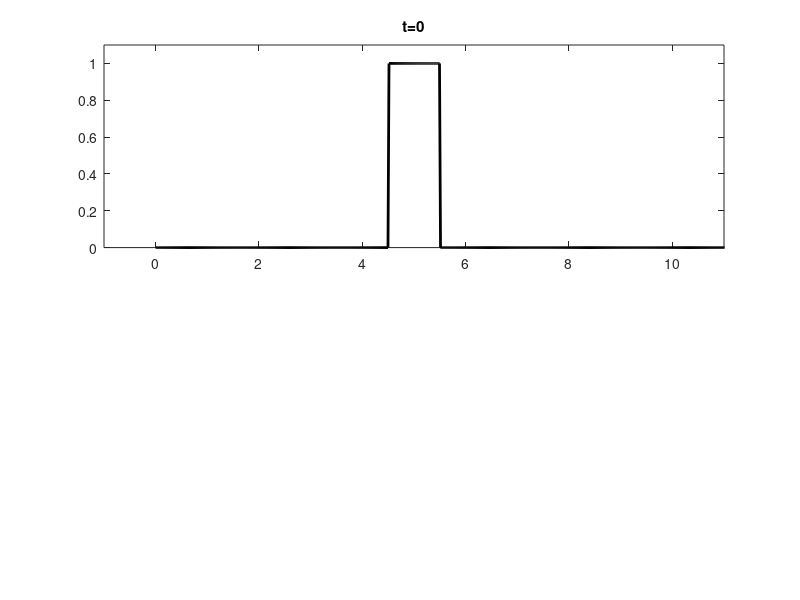

Recreate this plot in MATLAB. (Note: this script raises an error after producing the figure.)
% Set up the computational space
% maximum population size
xmax = 10;
% plot window
ymin = 0;
ymax = 2;
% number of computational points
N = 2^10;
% create the discretization for the population density x
x = linspace(0,2*xmax,N);
%Number of generations
T = 1000;
% right
rightv = find(x>xmax);
rightp = min(rightv-1);

% Growth parameters
y = x;
Kg = zeros(N,N);
growth = zeros(N,N);
phat = zeros(1,N);
% Growth rate
R = 5;
% Carrying capacity
K = 1;
% Growth function
% Beverton-Holt
% g = R*y./(1+(R-1)/K*y);
xmin = 0;
% Ricker
% g = y.*exp(R*(1-y/K));
% xmin = 0;
% Sigmoid Beverton-Holt
delta = 7;
g = R*y.^(delta)./(1+(K^(delta-1)*R-1)/K^delta*y.^(delta));
xK = find(x<K);
xKpoint = max(xK+1);
% simpsons(g(1:xKpoint)-x(1:xKpoint),0,K);
% standard deviation in the growth
sigma_g = 0.1;

% Dispersal parameters
z = x;
% slope of dispersal function
alpha = 0.5;
gamma = 0.1;
lambda = 0.1;
% standard deviation in dispersal
sigma_d = 0.1;
% Function that determines the dispersal
s = alpha*z;
Kd = zeros(N,N);
dispersal = zeros(N,N);

% Initial condition
p = zeros( 1, N);
temp    = find(4.5<=x & x<=5.5);
p(temp) = ones(size(p(temp)));

% Growth phase
tic;
P = zeros(T+1,N);
P(1,1:N) = p;
subplot(2,1,1)
plot(x,P(1,1:N),'k','Linewidth',2);
axis([xmin-1 xmax+1 ymin max(P(1,1:N))+0.1]);
title('t=0');
% pause(1);
for j=1:T
    for i=1:N
        Kg(i,1:N) = exp(-(x(i)-g).^2/(2*sigma_g^2))/sqrt(2*pi*sigma_g^2);
        % Kg(i,1:N)=Kg(i,1:N)/simpsons(Kg(i,1:N),xmin,xmax);
        growth(i,1:N) = Kg(i,1:N).*p;
        phat(i) = simpsons(growth(i,1:N),0,2*xmax);
        if phat(i) < 0
            phat(i)=0;
        end
    end
    % Compute the expected dispersal at density z
    Ez = simpsons(s.*phat,0,2*xmax);
    % Dispersal phase
    d = max(y,Ez);
    fract = simpsons(phat,0,2*xmax);
    if fract > 1
        phat = phat/fract;
    end
    fract = simpsons(phat,0,2*xmax);
    for i=1:N
        % Gaussian dispersal
        Kd(i,1:N) = exp(-(x(i)-d).^2/(2*sigma_d^2))/sqrt(2*pi*sigma_d^2);
        dispersal(i,1:N) = Kd(i,1:N).*phat; 
        % Laplce recolonization
        p(i) = simpsons(dispersal(i,1:N),0,2*xmax)...
            + (1-fract)*simpsons(1/(2*lambda)*exp(-(abs(x(i)-y))/lambda).*phat,0,2*xmax);
    end
    total = simpsons(p,0,2*xmax);
    if total>1
        p = p/total;
    end
    P(j+1,1:N) = p;
    % Plot the probability for each generation
    subplot(2,1,2)
    plot(x,P(j+1,1:N),'k','Linewidth',2);
    axis([-0.5 xmax ymin max(P(j+1,1:N))+0.1]);
    title(['t = ',num2str(j)]);
    xlabel('population density ($x$)');
    ylabel('metapopulation density ($p_t(x)$)');
    % pause(1);
    drawnow;
    %simpsons(P(j+1,1:N),0,2*xmax)
    simpsons(p,0,2*xmax)
end
toc;
